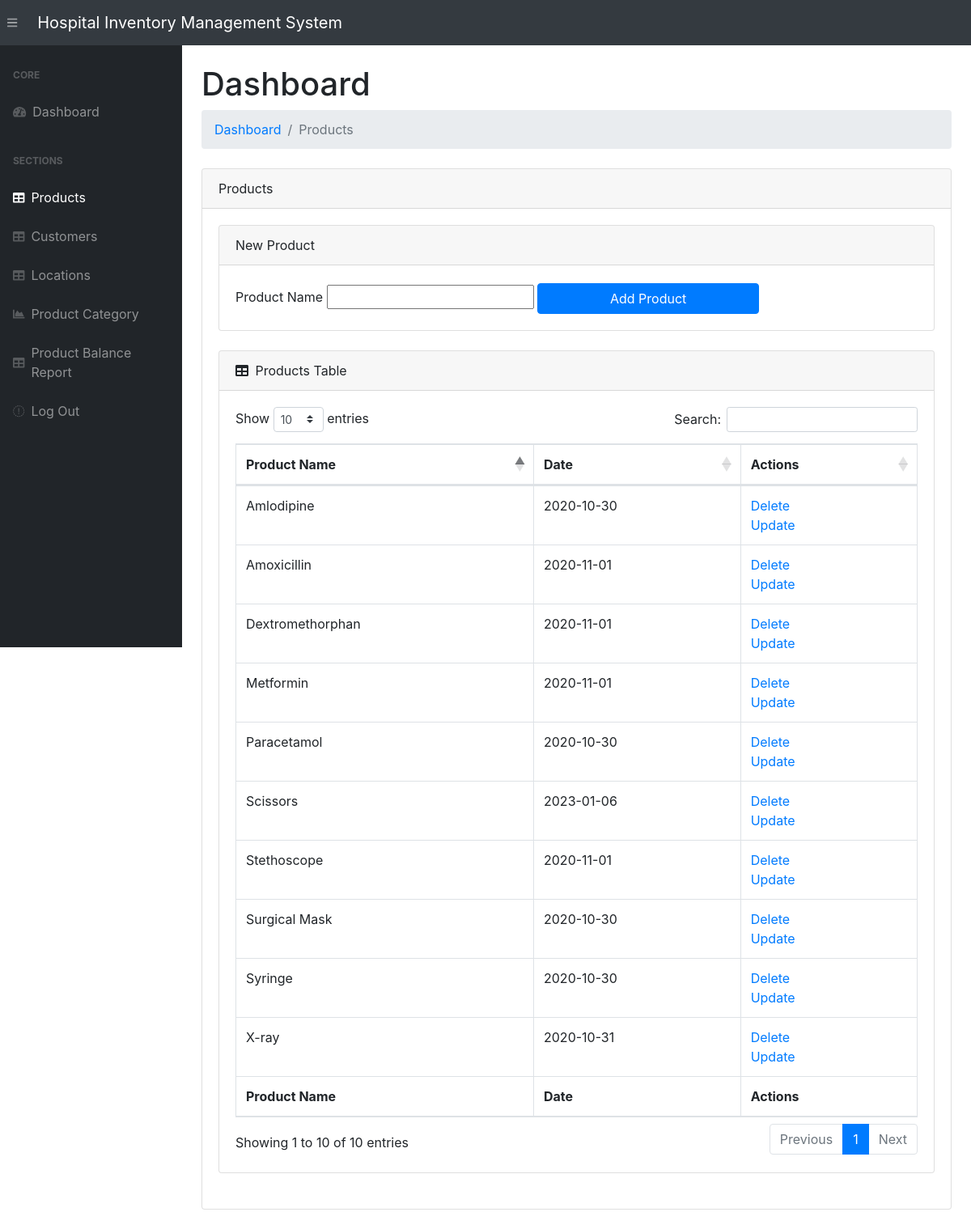
Screenshot of /products/ with the database file from the repository.
### app.py (models this page shows, shortened)
class Product(db.Model):
    __tablename__ = 'products'
    product_id      = db.Column(db.String(200), primary_key=True)
    date_created    = db.Column(db.DateTime, default=datetime.utcnow)

### app.py (the view)
@app.route('/products/', methods=["POST", "GET"])
def viewProduct():
    if (request.method == "POST") and ('product_name' in request.form):
        product_name = request.form["product_name"]
        new_product = Product(product_id=product_name)
        try:
            db.session.add(new_product)
            db.session.commit()
            return redirect("/products/")
        except:
            products = Product.query.order_by(Product.date_created).all()
            return "There Was an issue while adding a new Product"
    else:
        products = Product.query.order_by(Product.date_created).all()
        return render_template("products.html", products=products)

### templates/products.html (shortened to what this page needs)
{% extends 'base.html' %}
{% block content %}
<main>
    <div class="container-fluid">
        <h1 class="mt-4">Dashboard</h1>
        <ol class="breadcrumb mb-4">
            <li class="breadcrumb-item"><a href="/">Dashboard</a></li>
            <li class="breadcrumb-item active">Products</li>
        </ol>
        <div class="card mb-4">
            <div class="card-header">Products</div>
            <div class="card-body">
                <div class="card mb-4">
                    <div class="card-header">New Product</div>
                    <div class="card-body">
                        <form action="/products/" method="POST" id="product_form">
                            <label for="product_name" class="col-form-label">Product Name</label>
                            <input type="text" name="product_name" id="product_name">
                            <input id="submitProduct" value="Add Product" class="btn btn-primary">
                        </form>
                    </div>
                </div>
                <div class="card mb-4">
                <div class="card-header">
                    <i class="fas fa-table mr-1"></i>
                    Products Table
                </div>
                <div class="card-body">
                    <div class="table-responsive">
                        {% if products|length < 1 %}
                        <h4>There are no Products, add one above</h4>
                        {% else %}
                        <table class="table table-bordered" id="dataTable" width="100%" cellspacing="0">
                            <thead>
                                <tr>
                                    <th>Product Name</th>
                                    <th>Date</th>
                                    <th>Actions</th>
                                </tr>
                            </thead>
                            <tfoot>
                                <tr>
                                    <th>Product Name</th>
                                    <th>Date</th>
                                    <th>Actions</th>
                                </tr>
                            </tfoot>
                            <tbody>
                                {% for product in products %}
                                <tr>
                                    <td>{{ product.product_id }}</td>
                                    <td>{{ product.date_created.date() }}</td>
                                    <td>
                                        <a href="/delete-product/{{ product.product_id }}">Delete</a>
                                        <br>
                                        <a href="/update-product/{{ product.product_id }}">Update</a>
                                    </td>
                                </tr>
                                {% endfor %}
                            </tbody>
                        </table>
                        {% endif %}
                </div>
            </div>
                </div>
            </div>
        </div>
    </div>
</main>
{% endblock %}

### rows the page displays
Product: product_id "Syringe", date_created "2020-10-30"
Product: product_id "Paracetamol", date_created "2020-10-30"
Product: product_id "Amlodipine", date_created "2020-10-30"
Product: product_id "Surgical Mask", date_created "2020-10-30"
Product: product_id "X-ray", date_created "2020-10-31"
Product: product_id "Dextromethorphan", date_created "2020-11-01"
Product: product_id "Amoxicillin", date_created "2020-11-01"
Product: product_id "Stethoscope", date_created "2020-11-01"
Product: product_id "Metformin", date_created "2020-11-01"
Product: product_id "Scissors", date_created "2023-01-06"
